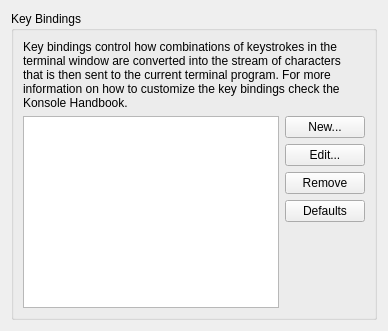
     <widget class="QWidget" name="keyboardTab">
      <attribute name="title">
       <string>Keyboard</string>
      </attribute>
      <layout class="QVBoxLayout">
       <item>
        <widget class="QGroupBox" name="keyBindingsGroup">
         <property name="title">
          <string>Key Bindings</string>
         </property>
         <property name="flat">
          <bool>true</bool>
         </property>
         <layout class="QGridLayout">
          <item row="0" column="0" colspan="2">
           <widget class="QLabel" name="label_15">
            <property name="text">
             <string>Key bindings control how combinations of keystrokes in the terminal window are converted into the stream of characters that is then sent to the current terminal program. For more information on how to customize the key bindings check the Konsole Handbook.</string>
            </property>
            <property name="wordWrap">
             <bool>true</bool>
            </property>
           </widget>
          </item>
          <item row="1" column="0" rowspan="5">
           <widget class="QListView" name="keyBindingList">
            <property name="iconSize">
             <size>
              <width>32</width>
              <height>32</height>
             </size>
            </property>
           </widget>
          </item>
          <item row="1" column="1">
           <widget class="QPushButton" name="newKeyBindingsButton">
            <property name="toolTip">
             <string>Create a new key bindings scheme based upon the selected bindings</string>
            </property>
            <property name="text">
             <string comment="@action:button Create an alternate key binding">New...</string>
            </property>
           </widget>
          </item>
          <item row="2" column="1">
           <widget class="QPushButton" name="editKeyBindingsButton">
            <property name="toolTip">
             <string>Edit the selected key bindings scheme</string>
            </property>
            <property name="text">
             <string>Edit...</string>
            </property>
           </widget>
          </item>
          <item row="3" column="1">
           <widget class="QPushButton" name="removeKeyBindingsButton">
            <property name="toolTip">
             <string>Delete the selected key bindings scheme</string>
            </property>
            <property name="text">
             <string>Remove</string>
            </property>
           </widget>
          </item>
          <item row="5" column="1">
           <spacer>
            <property name="orientation">
             <enum>Qt::Vertical</enum>
            </property>
            <property name="sizeHint" stdset="0">
             <size>
              <width>20</width>
              <height>20</height>
             </size>
            </property>
           </spacer>
          </item>
          <item row="4" column="1">
           <widget class="QPushButton" name="resetKeyBindingsButton">
            <property name="toolTip">
             <string>Reset the selected key bindings scheme to its default values</string>
            </property>
            <property name="text">
             <string>Defaults</string>
            </property>
           </widget>
          </item>
         </layout>
        </widget>
       </item>
      </layout>
     </widget>
